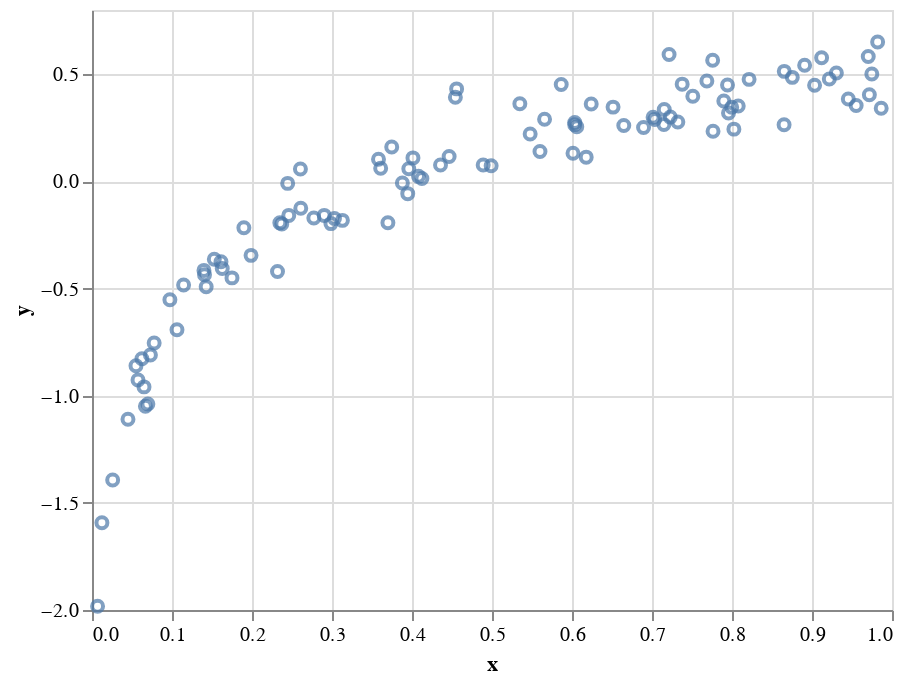

Here is the notebook cell this chart was saved with:
### Code cell
## log relationship

# offset, scale
a, b = 0.5, 0.5

# noise
noise_sd = 0.1
noise = np.random.normal(loc = 0, scale = noise_sd, size = 100)

# simulate y
sim_df['y'] = a + b*np.log(x) + noise

# plot
scatter = alt.Chart(
    sim_df
).mark_point().encode(
    x = 'x',
    y = 'y'
)

# compute correlation
print('correlation: ', sim_df.corr().loc['x', 'y'])
scatter

### Figure 1 — Vega-Lite specification as saved in the notebook (floating-point values rounded to 4 significant figures)
{"config": {"view": {"continuousWidth": 400, "continuousHeight": 300}}, "data": {"name": "data-9eccae02dd714e1c114ad4e881a14647"}, "mark": "point", "encoding": {"x": {"field": "x", "type": "quantitative"}, "y": {"field": "y", "type": "quantitative"}}, "$schema": "https://vega.github.io/schema/vega-lite/v4.17.0.json", "datasets": {"data-9eccae02dd714e1c114ad4e881a14647": [{"x": 0.1529, "y": -0.3631}, {"x": 0.3699, "y": -0.1925}, {"x": 0.3608, "y": 0.06109}, {"x": 0.606, "y": 0.2552}, {"x": 0.2986, "y": -0.1968}, {"x": 0.9216, "y": 0.4781}, {"x": 0.1612, "y": -0.3747}, {"x": 0.9305, "y": 0.5057}, {"x": 0.9748, "y": 0.5017}, {"x": 0.912, "y": 0.5774}, {"x": 0.9032, "y": 0.4488}, {"x": 0.0124, "y": -1.593}, {"x": 0.1988, "y": -0.345}, {"x": 0.4082, "y": 0.02375}, {"x": 0.7996, "y": 0.3459}, {"x": 0.4542, "y": 0.3928}, {"x": 0.7034, "y": 0.2887}, {"x": 0.8024, "y": 0.244}, {"x": 0.3031, "y": -0.173}, {"x": 0.388, "y": -0.007506}, {"x": 0.313, "y": -0.1816}, {"x": 0.5657, "y": 0.2902}, {"x": 0.7377, "y": 0.4539}, {"x": 0.8651, "y": 0.2648}, {"x": 0.1406, "y": -0.4354}, {"x": 0.4989, "y": 0.07339}, {"x": 0.06983, "y": -1.038}, {"x": 0.4012, "y": 0.1099}, {"x": 0.05752, "y": -0.9268}, {"x": 0.489, "y": 0.07697}, {"x": 0.4124, "y": 0.01369}, {"x": 0.1062, "y": -0.6921}, {"x": 0.9865, "y": 0.3413}, {"x": 0.2319, "y": -0.4204}, {"x": 0.7758, "y": 0.5651}, {"x": 0.175, "y": -0.4502}, {"x": 0.7944, "y": 0.4496}, {"x": 0.1628, "y": -0.4065}, {"x": 0.0777, "y": -0.7543}, {"x": 0.7686, "y": 0.4683}, {"x": 0.0624, "y": -0.8279}, {"x": 0.9717, "y": 0.4046}, {"x": 0.4558, "y": 0.4319}, {"x": 0.9703, "y": 0.5827}, {"x": 0.3581, "y": 0.1035}, {"x": 0.05499, "y": -0.8605}, {"x": 0.5348, "y": 0.3622}, {"x": 0.2372, "y": -0.1988}, {"x": 0.3747, "y": 0.1606}, {"x": 0.7763, "y": 0.2346}, {"x": 0.8214, "y": 0.4763}, {"x": 0.6177, "y": 0.1132}, {"x": 0.6012, "y": 0.1313}, {"x": 0.1898, "y": -0.2165}, {"x": 0.9552, "y": 0.3541}, {"x": 0.5477, "y": 0.2215}, {"x": 0.4464, "y": 0.116}, {"x": 0.2459, "y": -0.1586}, {"x": 0.8078, "y": 0.3519}, {"x": 0.07302, "y": -0.81}, {"x": 0.7149, "y": 0.2657}, {"x": 0.2605, "y": 0.05776}, {"x": 0.7228, "y": 0.3002}, {"x": 0.2446, "y": -0.009159}, {"x": 0.3947, "y": -0.05704}, {"x": 0.261, "y": -0.1249}, {"x": 0.006973, "y": -1.983}, {"x": 0.6894, "y": 0.2515}, {"x": 0.065, "y": -0.9588}, {"x": 0.7898, "y": 0.3749}, {"x": 0.7013, "y": 0.2992}, {"x": 0.6034, "y": 0.265}, {"x": 0.9454, "y": 0.3845}, {"x": 0.7153, "y": 0.336}, {"x": 0.7323, "y": 0.2775}, {"x": 0.6513, "y": 0.3468}, {"x": 0.2773, "y": -0.1709}, {"x": 0.8908, "y": 0.5423}, {"x": 0.8653, "y": 0.5136}, {"x": 0.7956, "y": 0.3195}, {"x": 0.09736, "y": -0.5521}, {"x": 0.06678, "y": -1.049}, {"x": 0.624, "y": 0.361}, {"x": 0.02584, "y": -1.393}, {"x": 0.9821, "y": 0.6505}, {"x": 0.6035, "y": 0.2751}, {"x": 0.396, "y": 0.05927}, {"x": 0.751, "y": 0.3976}, {"x": 0.56, "y": 0.1396}, {"x": 0.2348, "y": -0.1933}, {"x": 0.5865, "y": 0.4525}, {"x": 0.04498, "y": -1.11}, {"x": 0.4356, "y": 0.07636}, {"x": 0.1399, "y": -0.4152}, {"x": 0.1145, "y": -0.4837}, {"x": 0.6647, "y": 0.2609}, {"x": 0.8754, "y": 0.4857}, {"x": 0.1427, "y": -0.4913}, {"x": 0.2903, "y": -0.1586}, {"x": 0.7213, "y": 0.5925}]}}
